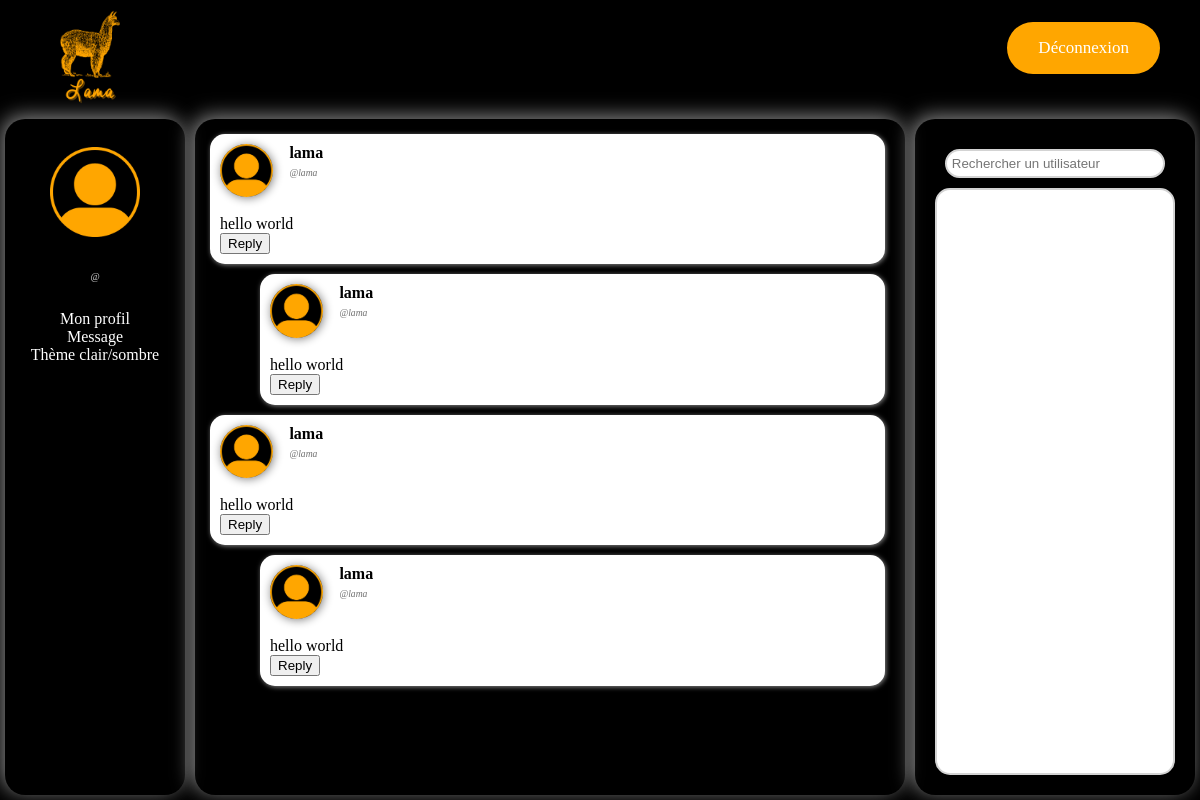
The page /feed/site.php on the database its author committed.
### tables this page shows
CREATE TABLE Post (
  id INT PRIMARY KEY NOT NULL AUTO_INCREMENT,
  user_id varchar(50) NOT NULL,
  `date` DATE NOT NULL,
  message varchar(200),
  parent_id INT,
  FOREIGN KEY (user_id) REFERENCES User(user_id)
);

CREATE TABLE `User` (
  user_id varchar(50) PRIMARY KEY NOT NULL,
  name varchar(100) NOT NULL,
  email varchar(100) NOT NULL,
  password varchar(100) NOT NULL
);

### feed/site.php (the view, shortened to what this page needs)
<?php
function fetch_comment($result)
{
    global $mysqli;
    while ($row = $result->fetch_assoc()) {
        if(file_exists("'../img/user_profile_pictures/".$row["user_id"].".jpg")){
            $img=$row["user_id"];
        }
        else{
            $img="default";
        }
        printf("
        <div id='%d' class='post_block'>
            <div class='post_block_user_info'>
                <img src='../img/user_profile_pictures/%s.jpg'>
                <b>%s</b>
                <br>
                <i>@%s</i>
            </div>
            <div class='post_block_text'>
                %s
            </div>
            <button class='show_reply' onclick='toggle_reply(event)'>Reply</button>
            <div class='reply' style='display:none'>
                <textarea rows='5' placeholder='Reply...'  maxlength='200'></textarea>
                <button class='send' onclick='send(event)'>Send</button>
            </div>
        </div>",$row["id"],$img,htmlspecialchars($row["name"]),htmlspecialchars($row["user_id"]),htmlspecialchars($row["message"]));
        $comments = $mysqli->execute_query("SELECT Post.user_id,Post.date,Post.message,Post.id,User.name FROM Post NATURAL JOIN User WHERE parent_id = ?",[$row["id"]]);
        echo("<div class='indent'>");
        fetch_comment($comments);
        echo("</div>");
    }
}
?>
<!DOCTYPE html>
<html lang="fr">
<head>
    <link rel="stylesheet" href="style.css">
    <?php
    if(file_exists("../img/user_profile_pictures/".$_SESSION["user_id"].".jpg")){
        $img=$_SESSION["user_id"];
    }
    else{
        $img="default";
    }
    printf("<div style='display:none'>
    <p id='user_id'>%s</p>
    <p id='name'>%s</p>
    <p id='email'>%s</p>
    <p id='img'>%s</p></div>",$_SESSION["user_id"],$_SESSION["name"],$_SESSION["email"],$img);
    ?>
</head>
<body>
    <?php include("../header/header.php"); ?>
    <div id="div_main">
        <div id="div_profile" class="panel">
            <div id="user_info"><br>
                <?php
                    if(file_exists("../img/user_profile_pictures/".$_SESSION["user_id"].".jpg")){
                        $img=$_SESSION["user_id"];
                    }else{
                        $img="default";
                    }
                    printf("
                        <img id='user_pic' src='../img/user_profile_pictures/%s.jpg'>
                        <p id='user_name'>%s</p>
                        <p id='user_id'>@%s</p><br>", $img, $_SESSION["name"], $_SESSION["user_id"]);
                ?>
            </div>
            <div id="profile_links">
                <a href="#">Mon profil</a><br>
                <a href="#">Message</a><br>
                <a href="#" onclick="change_theme();">Thème clair/sombre</a><br>
            </div>
        </div>
        <div id="div_feed" class="panel">
            <div id="postlist">
                <?php
                $mysqli = new mysqli("localhost", "lama", "lama_admin", "lama");
                $result = $mysqli->query("SELECT Post.user_id,Post.date,Post.message,Post.id,User.name FROM Post NATURAL JOIN User WHERE parent_id IS NULL");
                fetch_comment($result);
                ?>
            </div>
        </div>
        <div id="div_friendlist" class="panel">
            <input type="text" id="search_bar" placeholder="Rechercher un utilisateur"></input>
            <div id="friendlist">
                <div id="friends">
                </div>
            </div>
        </div>
    </div>
</body>
</html>

### feed/style.css (style rules this page uses)
:root { --lama_orange:#ffa600; --police_font:#ffffff; --user_id_font:#d3d3d3; --main_divs_shadow:#b9b9b9bb; --bg_color:#000000; }
html, body { height: 100%; }
body { background-color: var(--bg_color); margin: 0px; display: flex; flex-direction: column; }
#div_main { height: 200px; flex: 2; display: flex; }
.panel { border-radius: 20px; box-shadow: var(--main_divs_shadow) -3px -3px 20px; margin:5px; }
#div_profile { width: 15%; text-align: center; }
#user_pic { width: 50%; height: 50%; margin: auto; margin: 10px; border-radius: 10%; }
#user_id { font-style: italic; color: var(--user_id_font); font-size: 10px; }
#profile_links>a { color: var(--police_font); text-decoration: none; }
#div_feed { flex: 2; padding: 10px; }
#postlist { height: 100%; overflow-y: scroll; padding: 5px; padding-right: 10px; border-radius: 10px; }
.post_block { background-color: white; box-shadow: var(--main_divs_shadow) 1px 1px 5px; border-radius: 15px; margin-bottom: 10px; padding: 10px; text-align: justify; color:black; }
.post_block_user_info>img { width: 10%; height: 10%; border-radius: 100%; box-shadow: grey 1px 1px 10px; margin-right: 3%; float: left; }
.post_block_user_info { display: inline-block; }
.post_block_user_info>i { font-size: 60%; color: rgb(114, 114, 114); max-height: 100%; }
.post_block_text { white-space: pre-line; width: 100%; word-wrap: anywhere; }
.indent { margin-left: 50px; }
#div_friendlist { width: 20%; display: flex; flex-direction: column; text-align: center; padding: 20px; }
#search_bar { margin: 10px; background-color: #ffffff; border: 2px solid lightgray; border-radius: 15px; padding: 2%; }
#friendlist { flex:2; height: 100px; background-color: #ffffff; border: 2px solid lightgray; border-radius: 15px; padding: 2%; width: auto; text-align: left; }
#friends { overflow-y: scroll; height: 100%; }
* { scrollbar-width: auto; scrollbar-color: var(--lama_orange) transparent; }

### rows shown on the page
post: user.name "lama", user "lama", message "hello world"
post: user.name "lama", user "lama", message "hello world"
post: user.name "lama", user "lama", message "hello world"
post: user.name "lama", user "lama", message "hello world"
